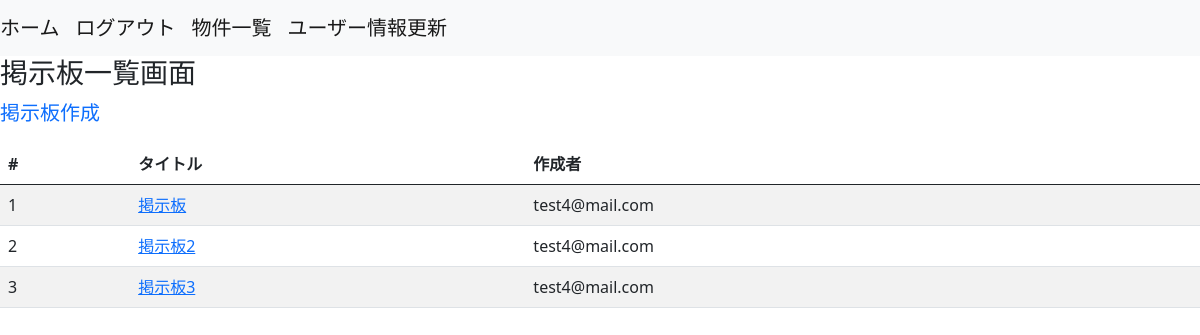
The app's page /boards/list_themes (signed in) with its own data.
### boards/models.py (models this page shows)
class Themes(models.Model):
  title = models.CharField(max_length=255)
  user = models.ForeignKey(
    'accounts.Users', on_delete=models.CASCADE
  )
  objects = ThemesManager()
  class Meta:
    db_table = 'themes'

### accounts/models.py (models this page shows)
class Users(AbstractBaseUser, PermissionsMixin):
  username = models.CharField(max_length=255)
  age = models.IntegerField(null=True)
  email = models.EmailField(max_length=255, unique=True)
  is_active = models.BooleanField(default=False)
  is_staff = models.BooleanField(default=False)
  picture = models.FileField(null=True,upload_to='picture/')
  objects = UserManager()
  USERNAME_FIELD = 'email'
  REQUIRED_FIELDS = ['username']
  class Meta:
    db_table = 'users'

### boards/views.py (the view)
# urls.py: path('list_themes', views.list_themes, name='list_themes'),
def list_themes(request):
  themes = Themes.objects.fetch_all_themes()
  return render(
    request, 'boards/list_themes.html', context={
      'themes':themes
    }
  )

### boards/models.py (called while the page is built)
  def fetch_all_themes(self):
    return self.order_by('id').all()

### templates/boards/list_themes.html (shortened to what this page needs)
{% extends 'base.html' %}
{% block content %}
<h3>掲示板一覧画面</h3>
<p><a class='navbar-brand' href='{% url 'boards:create_theme' %}'>掲示板作成</a></p>
<table class='table table-striped table-hover'>
  <thead>
    <tr>
      <th>#</th>
      <th>タイトル</th>
      <th>作成者</th>
    </tr>
  </thead>
  <tbody>
  {% for theme in themes %}
    <tr>
      <td>{{ forloop.counter }}</td>
      <td><a href='{% url 'boards:post_comments' theme_id=theme.id %}'>{{ theme.title }}</a></td>
      {% if theme.user.id == user.id %}
        <td><a href='{% url 'boards:edit_theme' id=theme.id %}'>{{ theme.user }}</a></td>
      {% else %}
        <td>{{ theme.user }}</td>
      {% endif %}
    </tr>
  {% endfor %}
  </tbody>
</table>
{% endblock %}

### records on screen
Themes: title "掲示板", user "test4@mail.com"
Themes: title "掲示板2", user "test4@mail.com"
Themes: title "掲示板3", user "test4@mail.com"
